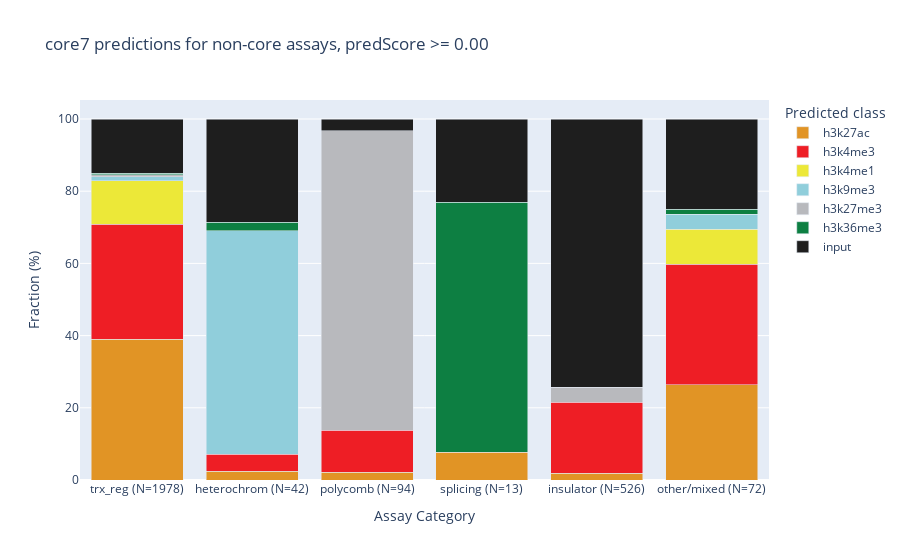
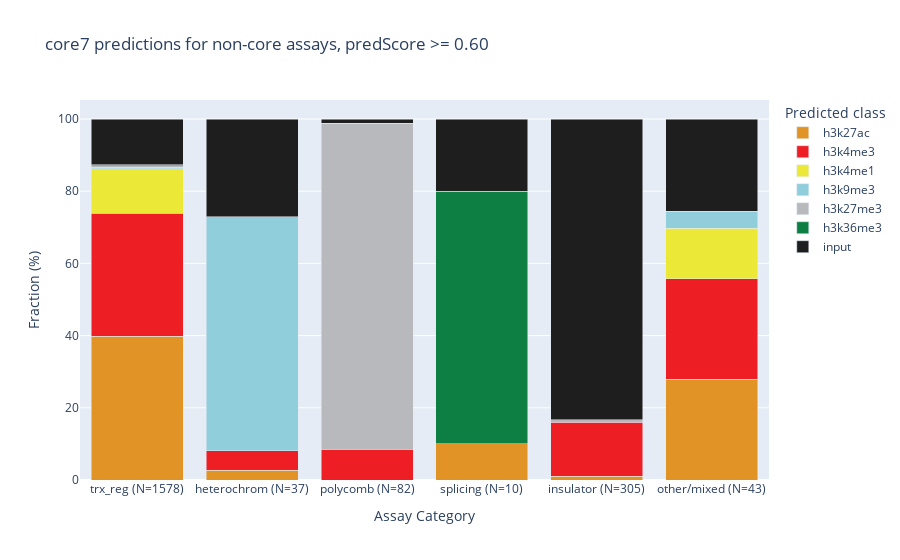
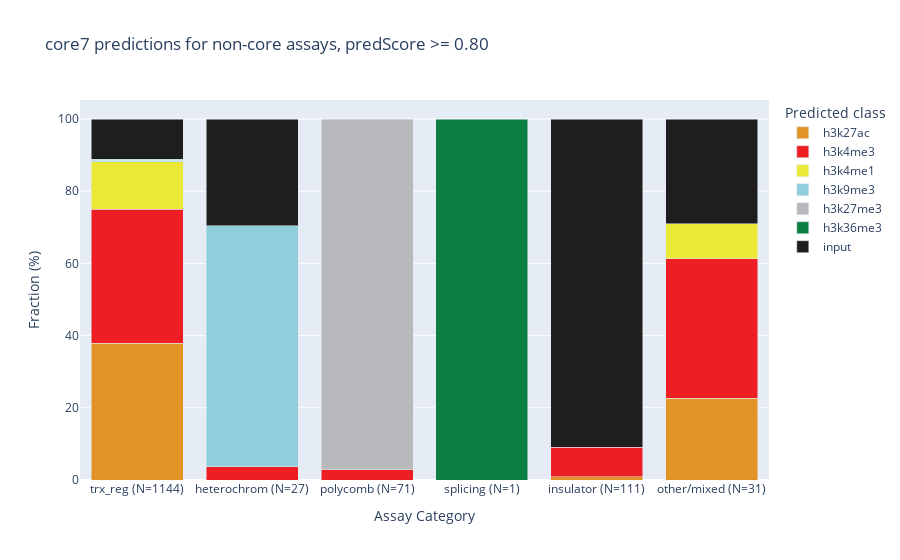

These figures' notebook cell, in order:
### Code cell
fig_dir = section_fig_dir / "stacked_bar_X_assay_category"
fig_dir.mkdir(parents=False, exist_ok=True)

assay_categories_order = [
    "trx_reg",
    "heterochrom",
    "polycomb",
    "splicing",
    "insulator",
    "other/mixed",
]

for min_pred in [0, 0.6, 0.8]:
    sub_df = df[df["Max pred"] >= min_pred]
    groupby = (
        sub_df.groupby(["assay_category", "Predicted class"])
        .size()
        .reset_index(name="Count")
        .sort_values(by=["assay_category", "Count"], ascending=[True, False])
    )
    groupby["Percentage"] = groupby.groupby("assay_category")["Count"].transform(
        lambda x: (x / x.sum()) * 100
    )

    # Add order for plotting
    groupby["assay_order"] = groupby["Predicted class"].map(assay_epiclass_order)
    groupby = groupby.sort_values(
        by=["assay_category", "assay_order"], ascending=[False, True]
    )

    # Main plot
    fig = px.bar(
        groupby,
        x="assay_category",
        y="Percentage",
        color="Predicted class",
        barmode="stack",
        category_orders={"assay_category": assay_categories_order},
        color_discrete_map=assay_colors,
        title=f"core7 predictions for non-core assays, predScore >= {min_pred:.2f}",
        labels={"Percentage": "Fraction (%)", "assay_category": "Assay Category"},
    )

    # Modify x-axis labels
    total_counts = groupby.groupby("assay_category")["Count"].sum()

    ticktext = [
        f"{assay_category} (N={total_counts[assay_category]})"
        for assay_category in assay_categories_order
    ]
    fig.update_xaxes(tickvals=assay_categories_order, ticktext=ticktext)

    # Save and display
    figname = f"histogram_encode_non-core_assay_epiclass_minPred{min_pred:.2f}"
    # fig.write_html(fig_dir / f"{figname}.html")
    # fig.write_image(fig_dir / f"{figname}.png")
    # fig.write_image(fig_dir / f"{figname}.svg")
    fig.show()

### Figure 1 — Plotly figure (JSON) as saved in the notebook; plotly's stock layout.template omitted (floating-point values rounded to 4 significant figures)
{"data": [{"alignmentgroup": "True", "hovertemplate": "Predicted class=h3k27ac<br>Assay Category=%{x}<br>Fraction (%)=%{y}<extra></extra>", "legendgroup": "h3k27ac", "marker": {"color": "rgb(225,148,37)", "pattern": {"shape": ""}}, "name": "h3k27ac", "offsetgroup": "h3k27ac", "orientation": "v", "showlegend": true, "textposition": "auto", "type": "bar", "x": ["trx_reg", "splicing", "polycomb", "other/mixed", "insulator", "heterochrom"], "xaxis": "x", "y": [38.98, 7.692, 2.128, 26.39, 1.901, 2.381], "yaxis": "y"}, {"alignmentgroup": "True", "hovertemplate": "Predicted class=h3k4me3<br>Assay Category=%{x}<br>Fraction (%)=%{y}<extra></extra>", "legendgroup": "h3k4me3", "marker": {"color": "rgb(238,30,37)", "pattern": {"shape": ""}}, "name": "h3k4me3", "offsetgroup": "h3k4me3", "orientation": "v", "showlegend": true, "textposition": "auto", "type": "bar", "x": ["trx_reg", "polycomb", "other/mixed", "insulator", "heterochrom"], "xaxis": "x", "y": [31.8, 11.7, 33.33, 19.58, 4.762], "yaxis": "y"}, {"alignmentgroup": "True", "hovertemplate": "Predicted class=h3k4me1<br>Assay Category=%{x}<br>Fraction (%)=%{y}<extra></extra>", "legendgroup": "h3k4me1", "marker": {"color": "rgb(236,232,56)", "pattern": {"shape": ""}}, "name": "h3k4me1", "offsetgroup": "h3k4me1", "orientation": "v", "showlegend": true, "textposition": "auto", "type": "bar", "x": ["trx_reg", "other/mixed"], "xaxis": "x", "y": [12.18, 9.722], "yaxis": "y"}, {"alignmentgroup": "True", "hovertemplate": "Predicted class=h3k9me3<br>Assay Category=%{x}<br>Fraction (%)=%{y}<extra></extra>", "legendgroup": "h3k9me3", "marker": {"color": "rgb(144,206,219)", "pattern": {"shape": ""}}, "name": "h3k9me3", "offsetgroup": "h3k9me3", "orientation": "v", "showlegend": true, "textposition": "auto", "type": "bar", "x": ["trx_reg", "other/mixed", "heterochrom"], "xaxis": "x", "y": [1.062, 4.167, 61.9], "yaxis": "y"}, {"alignmentgroup": "True", "hovertemplate": "Predicted class=h3k27me3<br>Assay Category=%{x}<br>Fraction (%)=%{y}<extra></extra>", "legendgroup": "h3k27me3", "marker": {"color": "rgb(184,185,189)", "pattern": {"shape": ""}}, "name": "h3k27me3", "offsetgroup": "h3k27me3", "orientation": "v", "showlegend": true, "textposition": "auto", "type": "bar", "x": ["trx_reg", "polycomb", "insulator"], "xaxis": "x", "y": [0.5561, 82.98, 4.183], "yaxis": "y"}, {"alignmentgroup": "True", "hovertemplate": "Predicted class=h3k36me3<br>Assay Category=%{x}<br>Fraction (%)=%{y}<extra></extra>", "legendgroup": "h3k36me3", "marker": {"color": "rgb(13,127,66)", "pattern": {"shape": ""}}, "name": "h3k36me3", "offsetgroup": "h3k36me3", "orientation": "v", "showlegend": true, "textposition": "auto", "type": "bar", "x": ["trx_reg", "splicing", "other/mixed", "heterochrom"], "xaxis": "x", "y": [0.455, 69.23, 1.389, 2.381], "yaxis": "y"}, {"alignmentgroup": "True", "hovertemplate": "Predicted class=input<br>Assay Category=%{x}<br>Fraction (%)=%{y}<extra></extra>", "legendgroup": "input", "marker": {"color": "rgb(30,30,30)", "pattern": {"shape": ""}}, "name": "input", "offsetgroup": "input", "orientation": "v", "showlegend": true, "textposition": "auto", "type": "bar", "x": ["trx_reg", "splicing", "polycomb", "other/mixed", "insulator", "heterochrom"], "xaxis": "x", "y": [14.96, 23.08, 3.191, 25, 74.33, 28.57], "yaxis": "y"}], "layout": {"barmode": "stack", "legend": {"title": {"text": "Predicted class"}, "tracegroupgap": 0}, "title": {"text": "core7 predictions for non-core assays, predScore >= 0.00"}, "xaxis": {"anchor": "y", "categoryarray": ["trx_reg", "heterochrom", "polycomb", "splicing", "insulator", "other/mixed"], "categoryorder": "array", "domain": [0, 1], "ticktext": ["trx_reg (N=1978)", "heterochrom (N=42)", "polycomb (N=94)", "splicing (N=13)", "insulator (N=526)", "other/mixed (N=72)"], "tickvals": ["trx_reg", "heterochrom", "polycomb", "splicing", "insulator", "other/mixed"], "title": {"text": "Assay Category"}}, "yaxis": {"anchor": "x", "domain": [0, 1], "title": {"text": "Fraction (%)"}}}}

### Figure 2 — Plotly figure (JSON) as saved in the notebook; plotly's stock layout.template omitted (floating-point values rounded to 4 significant figures)
{"data": [{"alignmentgroup": "True", "hovertemplate": "Predicted class=h3k27ac<br>Assay Category=%{x}<br>Fraction (%)=%{y}<extra></extra>", "legendgroup": "h3k27ac", "marker": {"color": "rgb(225,148,37)", "pattern": {"shape": ""}}, "name": "h3k27ac", "offsetgroup": "h3k27ac", "orientation": "v", "showlegend": true, "textposition": "auto", "type": "bar", "x": ["trx_reg", "splicing", "other/mixed", "insulator", "heterochrom"], "xaxis": "x", "y": [39.8, 10, 27.91, 0.9836, 2.703], "yaxis": "y"}, {"alignmentgroup": "True", "hovertemplate": "Predicted class=h3k4me3<br>Assay Category=%{x}<br>Fraction (%)=%{y}<extra></extra>", "legendgroup": "h3k4me3", "marker": {"color": "rgb(238,30,37)", "pattern": {"shape": ""}}, "name": "h3k4me3", "offsetgroup": "h3k4me3", "orientation": "v", "showlegend": true, "textposition": "auto", "type": "bar", "x": ["trx_reg", "polycomb", "other/mixed", "insulator", "heterochrom"], "xaxis": "x", "y": [34.09, 8.537, 27.91, 15.08, 5.405], "yaxis": "y"}, {"alignmentgroup": "True", "hovertemplate": "Predicted class=h3k4me1<br>Assay Category=%{x}<br>Fraction (%)=%{y}<extra></extra>", "legendgroup": "h3k4me1", "marker": {"color": "rgb(236,232,56)", "pattern": {"shape": ""}}, "name": "h3k4me1", "offsetgroup": "h3k4me1", "orientation": "v", "showlegend": true, "textposition": "auto", "type": "bar", "x": ["trx_reg", "other/mixed"], "xaxis": "x", "y": [12.36, 13.95], "yaxis": "y"}, {"alignmentgroup": "True", "hovertemplate": "Predicted class=h3k9me3<br>Assay Category=%{x}<br>Fraction (%)=%{y}<extra></extra>", "legendgroup": "h3k9me3", "marker": {"color": "rgb(144,206,219)", "pattern": {"shape": ""}}, "name": "h3k9me3", "offsetgroup": "h3k9me3", "orientation": "v", "showlegend": true, "textposition": "auto", "type": "bar", "x": ["trx_reg", "other/mixed", "heterochrom"], "xaxis": "x", "y": [0.4436, 4.651, 64.86], "yaxis": "y"}, {"alignmentgroup": "True", "hovertemplate": "Predicted class=h3k27me3<br>Assay Category=%{x}<br>Fraction (%)=%{y}<extra></extra>", "legendgroup": "h3k27me3", "marker": {"color": "rgb(184,185,189)", "pattern": {"shape": ""}}, "name": "h3k27me3", "offsetgroup": "h3k27me3", "orientation": "v", "showlegend": true, "textposition": "auto", "type": "bar", "x": ["trx_reg", "polycomb", "insulator"], "xaxis": "x", "y": [0.3802, 90.24, 0.6557], "yaxis": "y"}, {"alignmentgroup": "True", "hovertemplate": "Predicted class=h3k36me3<br>Assay Category=%{x}<br>Fraction (%)=%{y}<extra></extra>", "legendgroup": "h3k36me3", "marker": {"color": "rgb(13,127,66)", "pattern": {"shape": ""}}, "name": "h3k36me3", "offsetgroup": "h3k36me3", "orientation": "v", "showlegend": true, "textposition": "auto", "type": "bar", "x": ["trx_reg", "splicing"], "xaxis": "x", "y": [0.2535, 70], "yaxis": "y"}, {"alignmentgroup": "True", "hovertemplate": "Predicted class=input<br>Assay Category=%{x}<br>Fraction (%)=%{y}<extra></extra>", "legendgroup": "input", "marker": {"color": "rgb(30,30,30)", "pattern": {"shape": ""}}, "name": "input", "offsetgroup": "input", "orientation": "v", "showlegend": true, "textposition": "auto", "type": "bar", "x": ["trx_reg", "splicing", "polycomb", "other/mixed", "insulator", "heterochrom"], "xaxis": "x", "y": [12.67, 20, 1.22, 25.58, 83.28, 27.03], "yaxis": "y"}], "layout": {"barmode": "stack", "legend": {"title": {"text": "Predicted class"}, "tracegroupgap": 0}, "title": {"text": "core7 predictions for non-core assays, predScore >= 0.60"}, "xaxis": {"anchor": "y", "categoryarray": ["trx_reg", "heterochrom", "polycomb", "splicing", "insulator", "other/mixed"], "categoryorder": "array", "domain": [0, 1], "ticktext": ["trx_reg (N=1578)", "heterochrom (N=37)", "polycomb (N=82)", "splicing (N=10)", "insulator (N=305)", "other/mixed (N=43)"], "tickvals": ["trx_reg", "heterochrom", "polycomb", "splicing", "insulator", "other/mixed"], "title": {"text": "Assay Category"}}, "yaxis": {"anchor": "x", "domain": [0, 1], "title": {"text": "Fraction (%)"}}}}

### Figure 3 — Plotly figure (JSON) as saved in the notebook; plotly's stock layout.template omitted (floating-point values rounded to 4 significant figures)
{"data": [{"alignmentgroup": "True", "hovertemplate": "Predicted class=h3k27ac<br>Assay Category=%{x}<br>Fraction (%)=%{y}<extra></extra>", "legendgroup": "h3k27ac", "marker": {"color": "rgb(225,148,37)", "pattern": {"shape": ""}}, "name": "h3k27ac", "offsetgroup": "h3k27ac", "orientation": "v", "showlegend": true, "textposition": "auto", "type": "bar", "x": ["trx_reg", "other/mixed", "insulator"], "xaxis": "x", "y": [37.94, 22.58, 0.9009], "yaxis": "y"}, {"alignmentgroup": "True", "hovertemplate": "Predicted class=h3k4me3<br>Assay Category=%{x}<br>Fraction (%)=%{y}<extra></extra>", "legendgroup": "h3k4me3", "marker": {"color": "rgb(238,30,37)", "pattern": {"shape": ""}}, "name": "h3k4me3", "offsetgroup": "h3k4me3", "orientation": "v", "showlegend": true, "textposition": "auto", "type": "bar", "x": ["trx_reg", "polycomb", "other/mixed", "insulator", "heterochrom"], "xaxis": "x", "y": [37.06, 2.817, 38.71, 8.108, 3.704], "yaxis": "y"}, {"alignmentgroup": "True", "hovertemplate": "Predicted class=h3k4me1<br>Assay Category=%{x}<br>Fraction (%)=%{y}<extra></extra>", "legendgroup": "h3k4me1", "marker": {"color": "rgb(236,232,56)", "pattern": {"shape": ""}}, "name": "h3k4me1", "offsetgroup": "h3k4me1", "orientation": "v", "showlegend": true, "textposition": "auto", "type": "bar", "x": ["trx_reg", "other/mixed"], "xaxis": "x", "y": [13.11, 9.677], "yaxis": "y"}, {"alignmentgroup": "True", "hovertemplate": "Predicted class=h3k9me3<br>Assay Category=%{x}<br>Fraction (%)=%{y}<extra></extra>", "legendgroup": "h3k9me3", "marker": {"color": "rgb(144,206,219)", "pattern": {"shape": ""}}, "name": "h3k9me3", "offsetgroup": "h3k9me3", "orientation": "v", "showlegend": true, "textposition": "auto", "type": "bar", "x": ["trx_reg", "heterochrom"], "xaxis": "x", "y": [0.4371, 66.67], "yaxis": "y"}, {"alignmentgroup": "True", "hovertemplate": "Predicted class=h3k27me3<br>Assay Category=%{x}<br>Fraction (%)=%{y}<extra></extra>", "legendgroup": "h3k27me3", "marker": {"color": "rgb(184,185,189)", "pattern": {"shape": ""}}, "name": "h3k27me3", "offsetgroup": "h3k27me3", "orientation": "v", "showlegend": true, "textposition": "auto", "type": "bar", "x": ["trx_reg", "polycomb"], "xaxis": "x", "y": [0.1748, 97.18], "yaxis": "y"}, {"alignmentgroup": "True", "hovertemplate": "Predicted class=h3k36me3<br>Assay Category=%{x}<br>Fraction (%)=%{y}<extra></extra>", "legendgroup": "h3k36me3", "marker": {"color": "rgb(13,127,66)", "pattern": {"shape": ""}}, "name": "h3k36me3", "offsetgroup": "h3k36me3", "orientation": "v", "showlegend": true, "textposition": "auto", "type": "bar", "x": ["trx_reg", "splicing"], "xaxis": "x", "y": [0.1748, 100], "yaxis": "y"}, {"alignmentgroup": "True", "hovertemplate": "Predicted class=input<br>Assay Category=%{x}<br>Fraction (%)=%{y}<extra></extra>", "legendgroup": "input", "marker": {"color": "rgb(30,30,30)", "pattern": {"shape": ""}}, "name": "input", "offsetgroup": "input", "orientation": "v", "showlegend": true, "textposition": "auto", "type": "bar", "x": ["trx_reg", "other/mixed", "insulator", "heterochrom"], "xaxis": "x", "y": [11.1, 29.03, 90.99, 29.63], "yaxis": "y"}], "layout": {"barmode": "stack", "legend": {"title": {"text": "Predicted class"}, "tracegroupgap": 0}, "title": {"text": "core7 predictions for non-core assays, predScore >= 0.80"}, "xaxis": {"anchor": "y", "categoryarray": ["trx_reg", "heterochrom", "polycomb", "splicing", "insulator", "other/mixed"], "categoryorder": "array", "domain": [0, 1], "ticktext": ["trx_reg (N=1144)", "heterochrom (N=27)", "polycomb (N=71)", "splicing (N=1)", "insulator (N=111)", "other/mixed (N=31)"], "tickvals": ["trx_reg", "heterochrom", "polycomb", "splicing", "insulator", "other/mixed"], "title": {"text": "Assay Category"}}, "yaxis": {"anchor": "x", "domain": [0, 1], "title": {"text": "Fraction (%)"}}}}
